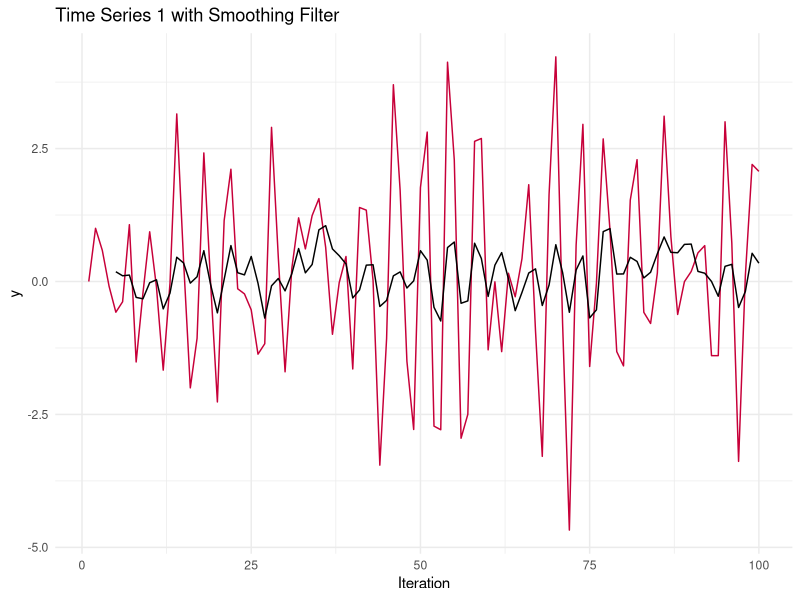
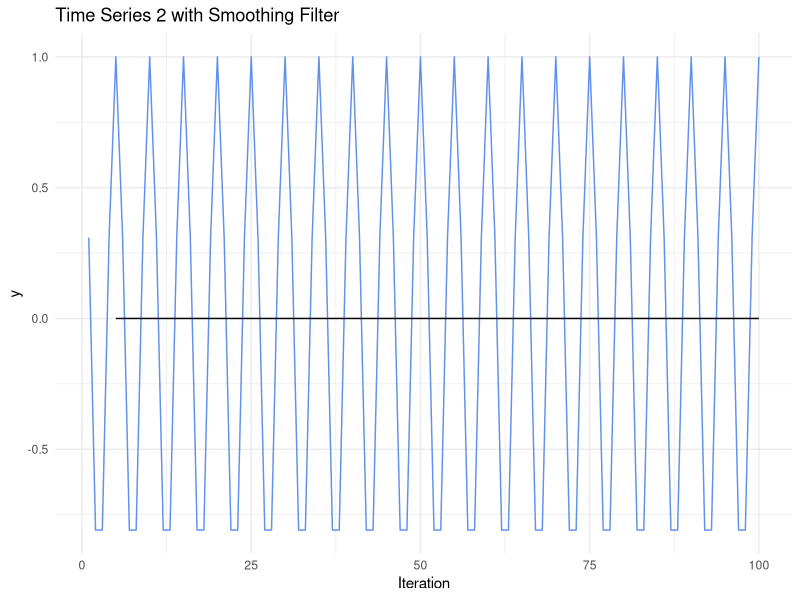
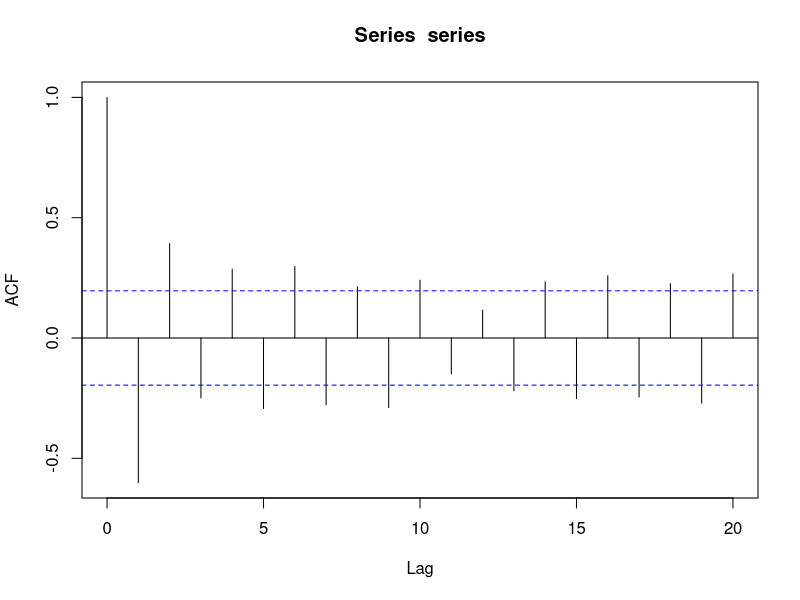
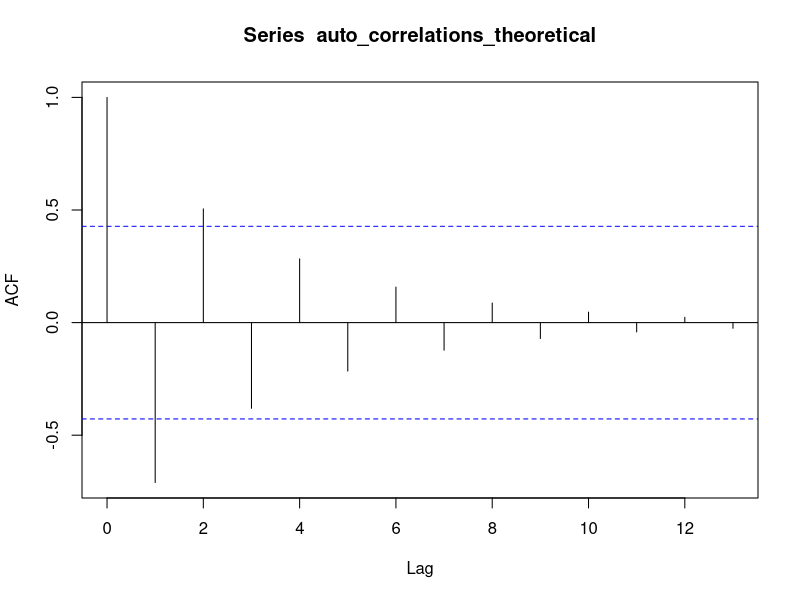

Write the R code that produced these figures, in order.
## ---- chunk 1
knitr::opts_chunk$set(echo = TRUE)
library(ggplot2)
set.seed(12345)
## ---- chunk 2

################################################################################
# Exercise 1.a)
################################################################################

x0 = 0
x1 = 0

n = 100

# Series 1
generate_S1 = function(t, x0=0, x1=1) {
  
  series = vector(length = t)
  series[1] = x0
  series[2] = x1
  
  for (i in 3:t) {
    series[i] = -0.8 * series[i-2] + rnorm(n=1, mean=0, sd=1)
  }
  
  return(ts(series))
}

# Series 2
generate_S2 = function(t) {
  series = vector(length = t)

  for (i in 1:t) {
    series[i] = cos(2 * pi * i / 5)
  }
  
  return(ts(series))
}

index = c(1:n)

series1 = generate_S1(n)
series2 = generate_S2(n)

series1_filtered = stats::filter(series1, filter = rep(0.2, 5), sides = 1)
series2_filtered = stats::filter(series2, filter = rep(0.2, 5), sides = 1)



## ---- chunk 3

df = data.frame(index,
                series1 = as.numeric(series1),
                series2 = as.numeric(series2),
                series1_filtered = as.numeric(series1_filtered),
                series2_filtered = as.numeric(series2_filtered))

ggplot(df) +
  geom_line(aes(x = index, y = series1), color = "#C70039") +
  geom_line(aes(x = index, y = series1_filtered), color = "#000000") +
  labs(title = "Time Series 1 with Smoothing Filter", y = "y",
  x = "Iteration", color = "Legend") +
  theme_minimal()

ggplot(df) +
  geom_line(aes(x = index, y = series2), color = "#6091EC") +
  geom_line(aes(x = index, y = series2_filtered), color = "#000000") +
  labs(title = "Time Series 2 with Smoothing Filter", y = "y",
  x = "Iteration", color = "Legend") +
  theme_minimal()

## ---- chunk 4

################################################################################
# Exercise 1.b)
################################################################################

generate_S3 = function(t, X, W) {
  series = vector(length=t)
  white_noise = vector(length=t)
  
  series[1:length(X)] = X
  white_noise[1:length(W)] = W
  
  for (i in 7:t) {
    W[1:6] = W[2:7]
    W[7] = rnorm(1, mean=0, sd=1)
    series[i] = 4 * series[i-1] - 2 * series[i-2] - series[i-5] + 
                W[7] + 3 * W[5] + W[2] - 4 * W[1]
  }
  
  return(ts(series))
}

series3 = generate_S3(t=n, X = rnorm(7, mean=0, sd=1), W = rnorm(7, mean=0, sd=1))

## ---- chunk 5

Z_phi = c(1, -4, 2, 0, 0, 1)

isCausal = function(Z) {
  return(all(Mod(polyroot(Z)) > 1))
}

isCausal(Z_phi)

## ---- chunk 6

Z_theta = c(1, 0, 3, 0, -1, 0, 4)

isInvertible = function(Z) {
  return(all(Mod(poly(Z)) > 1))
}

isInvertible(Z_theta)

## ---- chunk 7

set.seed(54321)

model = list(ar = c(-3/4), ma = c(0, -1/9))
series = arima.sim(model = model, n = 100)

# Sample
auto_correlations_sample = acf(series)

# Theoretical
auto_correlations_theoretical = ARMAacf(ar = model$ar, ma = model$ma,
                                        lag.max = 20)
acf(auto_correlations_theoretical)

